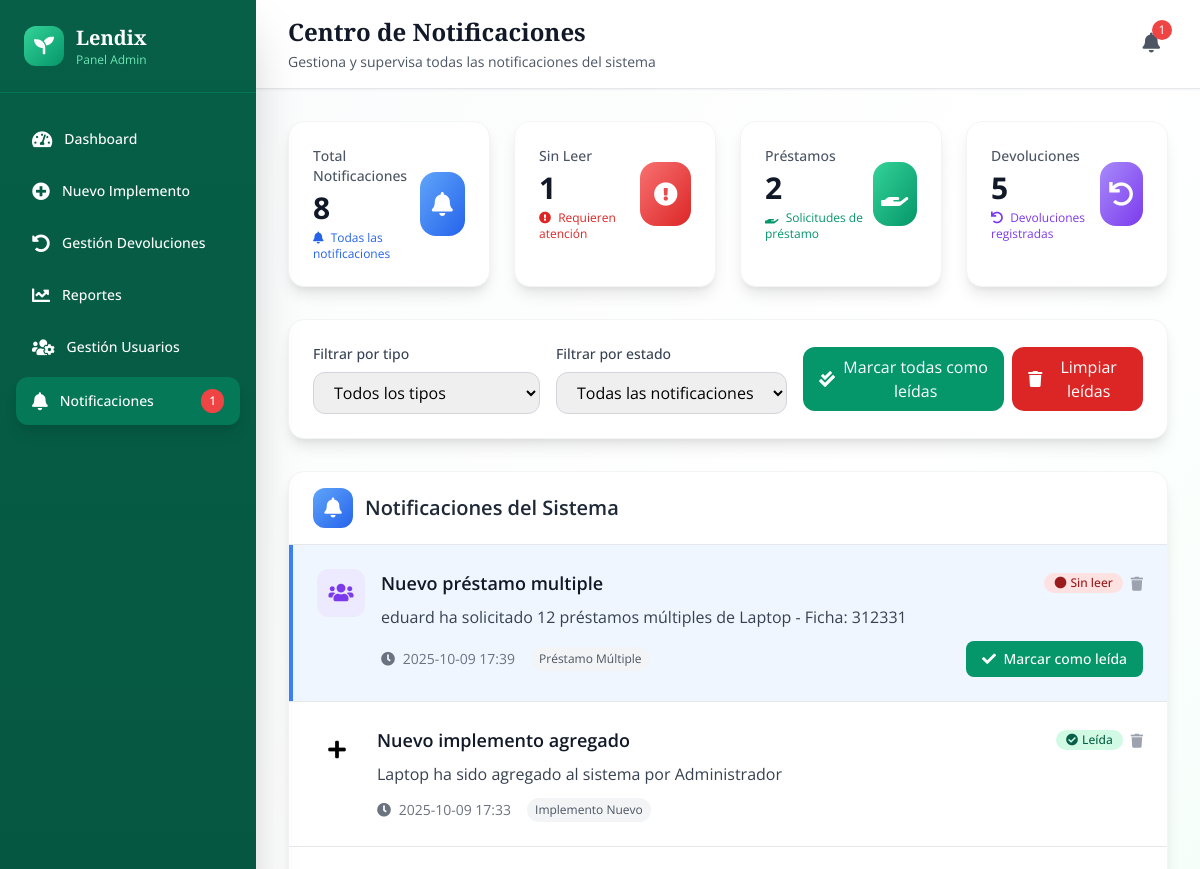
Page /admin/notificaciones (signed in, upper part) on the earlier database version.
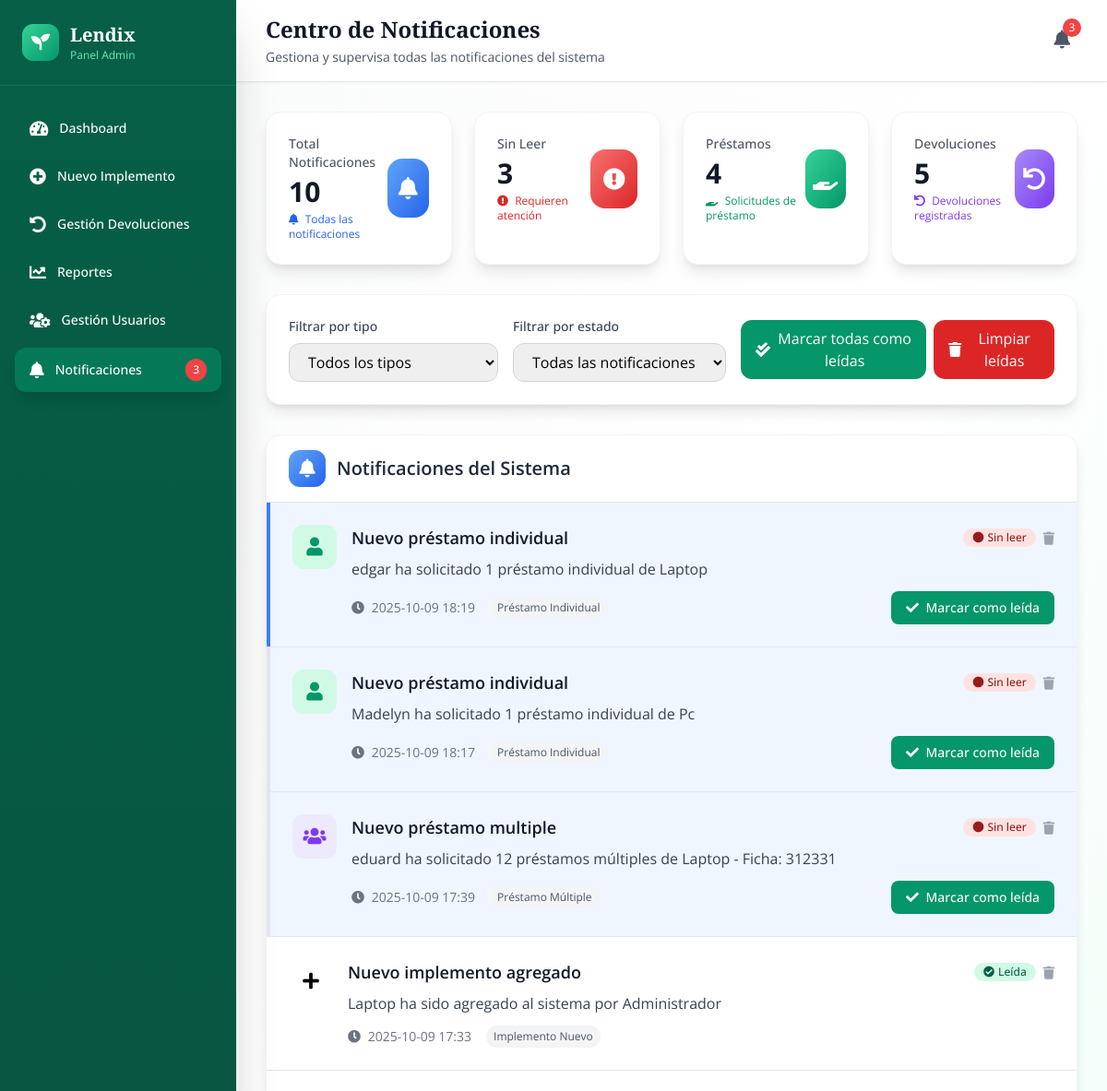
Same page on the later database version.
### tables this page shows
CREATE TABLE notificaciones (
                id INTEGER PRIMARY KEY AUTOINCREMENT,
                tipo TEXT NOT NULL CHECK(tipo IN ('prestamo_individual', 'prestamo_multiple', 'devolucion', 'implemento_nuevo')),
                titulo TEXT NOT NULL,
                mensaje TEXT NOT NULL,
                fk_usuario INTEGER,
                fk_prestamo INTEGER,
                leida BOOLEAN DEFAULT 0,
                fecha_creacion TIMESTAMP DEFAULT CURRENT_TIMESTAMP,
                FOREIGN KEY (fk_usuario) REFERENCES usuarios(id),
                FOREIGN KEY (fk_prestamo) REFERENCES prestamos(id)
            );

### routes/admin.py (the view)
@admin_bp.route('/notificaciones')
@login_required
def notificaciones():
    if not is_admin():
        flash('No tienes permisos para acceder a esta página', 'error')
        return redirect('/')
    conn = get_db_connection()
    try:
        notificaciones = conn.execute('''
            SELECT n.*, u.nombre as usuario_nombre
            FROM notificaciones n
            LEFT JOIN usuarios u ON n.fk_usuario = u.id
            ORDER BY n.fecha_creacion DESC
            LIMIT 50
        ''').fetchall()
        conn.close()
        return render_template('admin/notificaciones.html', notificaciones=notificaciones)
    except Exception as e:
        flash(f'Error al cargar notificaciones: {str(e)}', 'error')
        conn.close()
        return redirect('/admin')

### app.py (called while the page is built)
@app.context_processor
def inject_user():
    return dict(
        current_user={
            'id': session.get('user_id'),
            'nombre': session.get('user_nombre'),
            'email': session.get('user_email'),
            'rol': session.get('rol'),
            'is_authenticated': 'user_id' in session
        }
    )

### routes/admin.py (called while the page is built)
def is_admin():
    return session.get('user_email') == 'Eduard@gmail.com' or session.get('rol') == 'admin'

### routes/login.py (called while the page is built)
def login_required(view):
    from functools import wraps
    @wraps(view)
    def wrapped_view(*args, **kwargs):
        if 'user_id' not in session:
            flash('Por favor, inicie sesión para acceder a esta página', 'error')
            return redirect(url_for('login.login'))
        return view(*args, **kwargs)
    return wrapped_view

### utils/db.py (called while the page is built)
def get_db_connection():
    conn = sqlite3.connect('models/database.db')
    conn.row_factory = sqlite3.Row
    return conn

### templates/admin/notificaciones.html (shortened to what the changed rows need)
{% extends "admin/base_admin.html" %}
{% block page_title %}Centro de Notificaciones{% endblock %}
{% block content %}
<div class="grid grid-cols-1 md:grid-cols-2 lg:grid-cols-4 gap-6 mb-8">
    <div class="card-hover bg-white p-6 rounded-2xl shadow-lg border border-gray-100 animate-fade-in-up">
        <div class="flex items-center justify-between">
            <div>
                <p class="text-sm font-medium text-gray-600 mb-1">Total Notificaciones</p>
                <p class="text-3xl font-bold text-gray-900">{{ notificaciones|length }}</p>
                <p class="text-xs text-blue-600 mt-1">
                    <i class="fas fa-bell mr-1"></i>
                    Todas las notificaciones
                </p>
            </div>
        </div>
    </div>
    <div class="card-hover bg-white p-6 rounded-2xl shadow-lg border border-gray-100 animate-fade-in-up" style="animation-delay: 0.1s">
        <div class="flex items-center justify-between">
            <div>
                <p class="text-sm font-medium text-gray-600 mb-1">Sin Leer</p>
                <p class="text-3xl font-bold text-gray-900">{{ notificaciones|selectattr('leida', 'eq', 0)|list|length }}</p>
                <p class="text-xs text-red-600 mt-1">
                    <i class="fas fa-exclamation-circle mr-1"></i>
                    Requieren atención
                </p>
            </div>
        </div>
    </div>
    <div class="card-hover bg-white p-6 rounded-2xl shadow-lg border border-gray-100 animate-fade-in-up" style="animation-delay: 0.2s">
        <div class="flex items-center justify-between">
            <div>
                <p class="text-sm font-medium text-gray-600 mb-1">Préstamos</p>
                <p class="text-3xl font-bold text-gray-900">{{ notificaciones|selectattr('tipo', 'in', ['prestamo_individual', 'prestamo_multiple'])|list|length }}</p>
                <p class="text-xs text-green-600 mt-1">
                    <i class="fas fa-hand-holding mr-1"></i>
                    Solicitudes de préstamo
                </p>
            </div>
        </div>
    </div>
</div>
<div class="card-hover bg-white rounded-2xl shadow-lg border border-gray-100 overflow-hidden animate-fade-in-up">
    <div class="px-6 py-4 border-b border-gray-200">
        <h2 class="text-xl font-semibold text-gray-800 flex items-center">
            <div class="w-10 h-10 bg-gradient-to-br from-blue-400 to-blue-600 rounded-xl flex items-center justify-center mr-3">
                <i class="fas fa-bell text-white"></i>
            </div>
            Notificaciones del Sistema
        </h2>
    </div>
    <div class="divide-y divide-gray-200">
        {% if notificaciones %}
            {% for notificacion in notificaciones %}
            <div class="p-6 hover:bg-gray-50 transition-colors notification-item {% if notificacion.leida == 0 %}bg-blue-50 border-l-4 border-blue-500{% endif %}"
                 data-tipo="{{ notificacion.tipo }}" data-estado="{% if notificacion.leida == 0 %}sin_leer{% else %}leidas{% endif %}">
                <div class="flex items-start space-x-4">
                    <div class="flex-shrink-0">
                        <div class="w-12 h-12 rounded-xl flex items-center justify-center
                            {% if notificacion.tipo == 'prestamo_individual' %}bg-green-100 text-green-600
                            {% elif notificacion.tipo == 'prestamo_multiple' %}bg-purple-100 text-purple-600
                            {% elif notificacion.tipo == 'devolucion' %}bg-blue-100 text-blue-600
                            {% elif notificacion.tipo == 'implemento_nuevo' %}bg-orange-100 text-orange-600
                            {% elif notificacion.tipo == 'usuario_nuevo' %}bg-yellow-100 text-yellow-600
                            {% else %}bg-gray-100 text-gray-600{% endif %}">
                            {% if notificacion.tipo == 'prestamo_individual' %}
                                <i class="fas fa-user text-xl"></i>
                            {% elif notificacion.tipo == 'prestamo_multiple' %}
                                <i class="fas fa-users text-xl"></i>
                            {% elif notificacion.tipo == 'devolucion' %}
                                <i class="fas fa-undo text-xl"></i>
                            {% elif notificacion.tipo == 'implemento_nuevo' %}
                                <i class="fas fa-plus text-xl"></i>
                            {% elif notificacion.tipo == 'usuario_nuevo' %}
                                <i class="fas fa-user-plus text-xl"></i>
                            {% else %}
                                <i class="fas fa-info-circle text-xl"></i>
                            {% endif %}
                        </div>
                    </div>
                    <div class="flex-1 min-w-0">
                        <div class="flex items-center justify-between mb-2">
                            <h3 class="text-lg font-semibold text-gray-900">{{ notificacion.titulo }}</h3>
                            <div class="flex items-center space-x-2">
                                {% if notificacion.leida == 0 %}
                                    <span class="inline-flex items-center px-2.5 py-0.5 rounded-full text-xs font-medium bg-red-100 text-red-800">
                                        <i class="fas fa-circle mr-1 text-xs"></i>
                                        Sin leer
                                    </span>
                                {% else %}
                                    <span class="inline-flex items-center px-2.5 py-0.5 rounded-full text-xs font-medium bg-green-100 text-green-800">
                                        <i class="fas fa-check-circle mr-1 text-xs"></i>
                                        Leída
                                    </span>
                                {% endif %}
                                <button onclick="eliminarNotificacion('{{ notificacion.id }}')"
                                        class="text-gray-400 hover:text-red-500 transition-colors"
                                        title="Eliminar notificación">
                                    <i class="fas fa-trash text-sm"></i>
                                </button>
                            </div>
                        </div>
                        <p class="text-gray-700 mb-3">{{ notificacion.mensaje }}</p>
                        <div class="flex items-center justify-between">
                            <div class="flex items-center space-x-4 text-sm text-gray-500">
                                <span>
                                    <i class="fas fa-clock mr-1"></i>
                                    {{ notificacion.fecha_creacion[:16] }}
                                </span>
                                <span class="px-2 py-1 bg-gray-100 text-gray-600 rounded-full text-xs">
                                    {% if notificacion.tipo == 'prestamo_individual' %}
                                        Préstamo Individual
                                    {% elif notificacion.tipo == 'prestamo_multiple' %}
                                        Préstamo Múltiple
                                    {% elif notificacion.tipo == 'devolucion' %}
                                        Devolución
                                    {% elif notificacion.tipo == 'implemento_nuevo' %}
                                        Implemento Nuevo
                                    {% elif notificacion.tipo == 'usuario_nuevo' %}
                                        Usuario Nuevo
                                    {% else %}
                                        General
                                    {% endif %}
                                </span>
                            </div>
                            {% if notificacion.leida == 0 %}
                                <button onclick="marcarComoLeida('{{ notificacion.id }}')"
                                        class="px-4 py-2 bg-green-600 text-white rounded-lg hover:bg-green-700 transition-colors text-sm font-medium">
                                    <i class="fas fa-check mr-1"></i>
                                    Marcar como leída
                                </button>
                            {% endif %}
                        </div>
                    </div>
                </div>
            </div>
            {% endfor %}
        {% endif %}
    </div>
</div>
{% endblock %}

Differences in the rows shown:
added notificaciones: titulo "Nuevo préstamo individual", leida False (drawn), mensaje "edgar ha solicitado 1 préstamo individual de Laptop", fecha_creacion "2025-10-09 18:19", shows "Préstamo Individual"
added notificaciones: titulo "Nuevo préstamo individual", leida False (drawn), mensaje "Madelyn ha solicitado 1 préstamo individual de Pc", fecha_creacion "2025-10-09 18:17", shows "Préstamo Individual"
Other differences:
{{ notificaciones_no_leidas }}: "1" → "3"
{{ notificaciones|length }}: "8" → "10"
{{ notificaciones|selectattr('leida', 'eq', 0)|list|length }}: "1" → "3"
text no longer shown: "2"
text now shown: "4"
